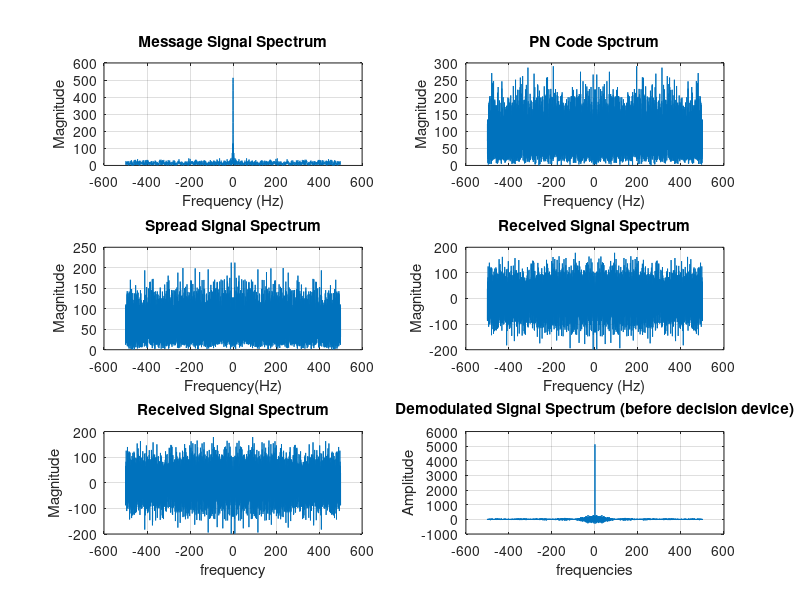

The MATLAB source for this figure:
%% EXPERIMENT 7 (DHSS)

M = 2;
numBits = 1e3;
chipRate = 10;
snr = 10;
fs = 1000;

dataBits = randi([0 1], numBits, 1);

modulatedData = 2.^dataBits - 1;

pnSequence = randi([0 1], numBits * chipRate, 1);
pnSequence = 2 * pnSequence - 1;

spreadSignal = repelem(modulatedData, chipRate) .* pnSequence;
receivedSignal = awgn(spreadSignal, snr, 'measured');

despreadSignal = receivedSignal .* pnSequence;
despreadBits = sum(reshape(despreadSignal, chipRate, numBits), 1)'/chipRate;
receivedBits = despreadBits > 0;

BER_dsss = sum(dataBits ~= receivedBits) / numBits;

n = length(spreadSignal);
frequencies = (-n/2 : n/2 - 1) * (fs/n);
messageSpectrum = fftshift(fft(modulatedData, n));

pnSpectrum = fftshift(fft(pnSequence, n));
spreadSignalSpectrum = fftshift(fft(spreadSignal, n));
receivedSignalSpectrum = fftshift(fft(receivedSignal, n));
despreadSignalSpectrum = fftshift(fft(despreadSignal, n));

% Plotting
figure;

% Message signal spectrum
subplot(3, 2, 1);
plot(frequencies, abs(messageSpectrum));
title('Message Signal Spectrum');
xlabel('Frequency (Hz)');
ylabel('Magnitude');
grid on;

% PN Code Spectrum
subplot(3, 2, 2);
plot(frequencies, abs(pnSpectrum));
title('PN Code Spctrum');
xlabel('Frequency (Hz)');
ylabel('Magnitude');
grid on;

% Spread Signal Spectrum
subplot(3, 2, 3);
plot(frequencies, abs(spreadSignalSpectrum));
title('Spread Signal Spectrum');
xlabel('Frequency(Hz)');
ylabel('Magnitude');
grid on;

% Received Signal Spectrum
subplot(3, 2, 4);
plot(frequencies, receivedSignalSpectrum);
title('Received Signal Spectrum');
xlabel('Frequency (Hz)');
ylabel('Magnitude');
grid on;

% Despread Signal Spectrum
subplot(3, 2, 5);
plot(frequencies, receivedSignalSpectrum);
title('Received Signal Spectrum');
xlabel('frequency');
ylabel('Magnitude');
grid on;

% Demodulated signal spectrum
subplot(3, 2, 6);
plot(frequencies, despreadSignalSpectrum);
title('Demodulated Signal Spectrum (before decision device)');
xlabel('frequencies');
ylabel('Amplitude');
grid on;

fprintf('BER DSSS : %e\n', BER_dsss);

